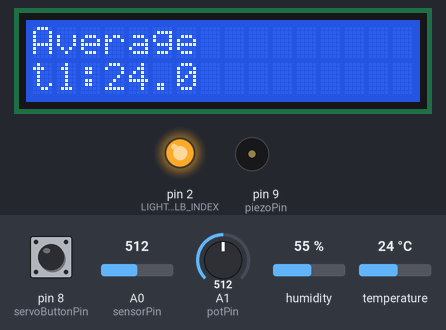
The sketch below on a simulated Arduino Uno, built with avr-gcc and run on an emulated ATmega328P. Shown: 16×2 character LCD, output pins drawn as LEDs (lit = HIGH), buzzer (waves = sounding). Inputs (shaded band) come from the test bench; at power-on: temperature 24 °C, A1 (potPin) = 512, pin 8 (servoButtonPin) LOW, A0 (sensorPin) = 512, humidity 55 %. What the sketch prints to the serial monitor is not drawn.

Above: at 4.3 s.
4.4 s: temperature set to 5.4 °C
At 6.0 s:
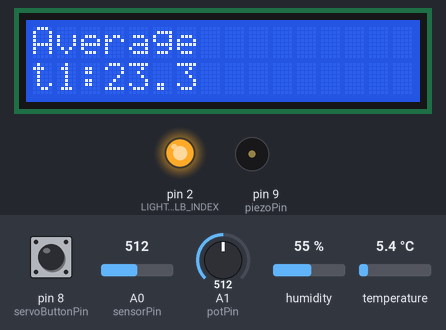
7.0 s: temperature set to 4.6 °C
At 8.0 s:
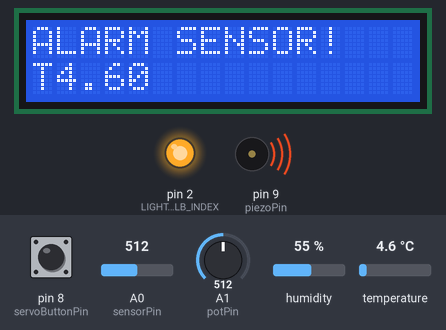
10.9 s: A1 (potPin) set to 716
At 12.21 s:
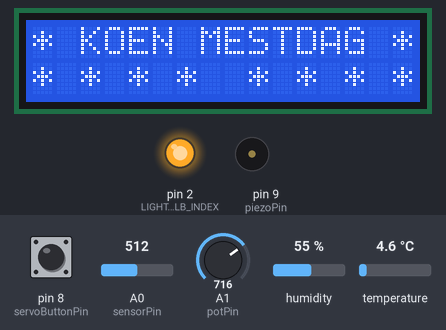
17.0 s: pin 8 (servoButtonPin) pulled HIGH for 0.4 s
At 18.3 s:
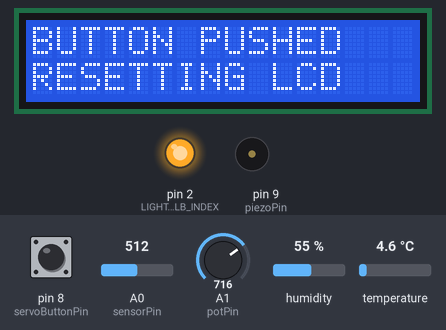
18.9 s: A1 (potPin) set to 306
At 19.16 s:
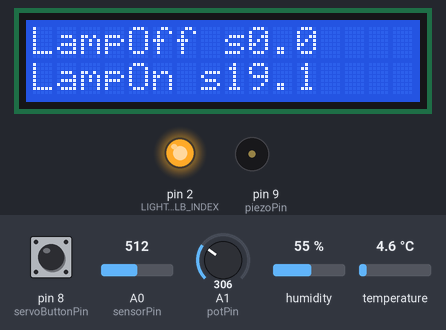
24.2 s: A1 (potPin) set to 30
At 25.3 s:
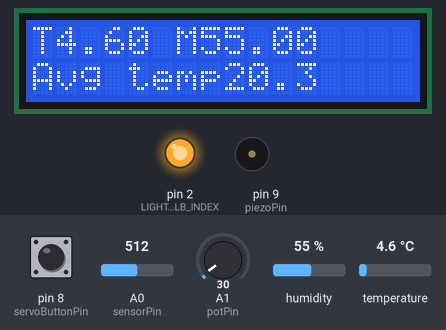
Timing chart, 0 to 31.3 s (numbered marks = the images above; inputs shaded):
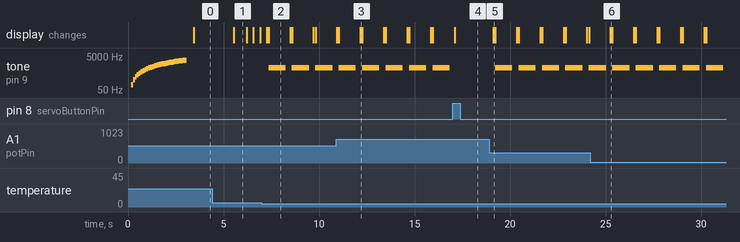

Measured:
- the behaviour switches between 5.1 and 5 °C on temperature (found by bisection; images 1 and 2)
- after the input at 4.4 s, the display: changes after 1.1 s (image 1)
- after the input at 7.0 s, tone on pin 9 (piezoPin): alternates 1000 Hz for 0.90 s and silent for 0.32 s, starting after 0.36 s; the display: first differs from a run without the input after 0.37 s (image 2)
- after the input at 10.9 s, the display: first differs from a run without the input after 1.3 s (image 3)
- after the input at 17.0 s, tone on pin 9 (piezoPin): stays silent (without the input it goes to 1000 Hz after 0.18 s); the display: changes after 0.11 s (image 4)
- after the input at 18.9 s, the display: changes after 0.21 s (image 5)
- after the input at 24.2 s, the display: changes after 1.1 s (image 6)

The sketch:

Arduino_temperature_moisture_lamp_display_without_servo.ino
```cpp
#include <DHT.h>

/*
  Arduino egg hatcher

  Parts required:
  - one TMP36 temperature sensor            // double check on breading temp
  - 1 red LEDs                              // shows when heating is on
  - 2 220 ohm resistor                      // protects LED, helps pushbutton
  - Velleman VMA311 (DHT11)                 // used for regulating breading temp & humidity
  - Relco VLM 99085 snoerdimmer             // used for diming IR light
  - Velleman 4 channel relay module VMA400  // IR light switch

  created 9 februari 2019
  by Koen Mestdag

  This example code is part of the public domain.
*/

// lightbulbindex
const int LIGHT_BULB_INDEX = 2;

// *** Temperature reading ***
// target room temperature in Celsius
const float targetTemp = 37.0;

// Temperature DHT 22
#define DHTPIN22 10     // what pin we're connected to
#define DHTTYPE DHT22   // DHT 22  (AM2302)
DHT dht(DHTPIN22, DHTTYPE); // Initialize DHT sensor for normal 16mhz Arduino
float h; // humidity

// Analog temperature sensor
// named constant for the pin the temperature sensor nr 2 is connected to
const int sensorPin = A0;

// main temperature (Velleman temp reader VMA311)
// Fix the "floating" temperature reading
float averageTemperature1; // instantiate average
float temperature1Readings[25]; // use average of 25 readings because there is to much fluctuation
float temperature1;
float temperature1Correction = -0.0;   // manually adjust digital meter in relation to analog temp meter
float moist1 = 0.0;

// second temp measurement (standard Arduino)
// Fix the "floating" temperature reading
float averageTemperature2; // instantiate average
float temperature2Readings[25]; // use average of 25 readings because there is too much fluctuation
float temperature2;
float temperature2Correction = 0.0;   // manually adjust digital meter

// Set up the LCD
// include the LCD code library:
#include <LiquidCrystal.h>
// initialize the library with the numbers of the interface pins
LiquidCrystal lcd(12, 11, 6, 5, 4, 3);


// time variables
long startTime; // last turn time
// pushbutton to manually control the turn
const int servoButtonPin = 8;
int buttonState = 0;         // variable for reading the pushbutton status

// variables to know how long light is on / off
boolean lampOn = false;
long lampOnTime = 0;
long lampOffTime = 0;

// Alarm piezo
int piezoPin = 9;

// The lcd control
// the pin that is connected to the potentiometer
int const potPin = A1;
// the value of the potentiometer which stears lcd
int potVal;
// display rotator
int lcdSwitch = 0;


void setup() {
  // open a serial connection to display values on computer
  Serial.begin(9600);

  // set the LED / IR-lamp pin as outputs
  pinMode(LIGHT_BULB_INDEX, OUTPUT);
  // turn LAMP ON
  lampOn = true;
  digitalWrite(LIGHT_BULB_INDEX, HIGH);

  // start up the display
  // set up the number of columns and rows on the LCD
  lcd.begin(16, 2);
  // Print a message to the LCD.
  displayMessage("EGG BREADING", "MESTDAG");
  for(int i = 0; i < 30; ++i) {
    tone(piezoPin, (i * 100), 100);
    // display delay & make some music :-0
    delay(100);
  }

  int i;
  // initialize averageTemperature1
  temperature1 = measureTempDH22();
  for (i = 0; i < 25; i++) {
    temperature1Readings[i] = temperature1;
  }
  averageTemperature1 = temperature1;

  // initialize averageTemperature2
  temperature2 = getAnalogTemperatureReading(sensorPin);
  for (i = 0; i < 25; i++) {
    temperature2Readings[i] = temperature2;
  }
  averageTemperature2 = temperature2;


  // var to keep track of tilting
  // initialize the pushbutton pin as an input:
  pinMode(servoButtonPin, INPUT);

  Serial.print("STARTING WITH TARGET T = ");
  Serial.println(targetTemp);
  Serial.print("STARTED at ");
  Serial.println(temperature1);
}

void loop() {

  int i;
  temperature1 = measureTempDH22();    // read current temp
  moist1 = dht.readHumidity();
  if(temperature1 > 5) { // only when good reading: calculate moving temp and stear lamps
    averageTemperature1 = calculateAverage(temperature1Readings, 25, temperature1);
    Serial.println(String("Velleman temperature:" + String(temperature1, 1) + " AVG:" + String(averageTemperature1, 1) + " Humidity = " + String(moist1, 1)));

    // Turn light on / off to manipulate temperature
    // correct reading, proceed
    if (averageTemperature1 < (targetTemp - 0.5)) {
        // too cold: turn light on
        if(!lampOn) {        // lamp could be already on: check
          // start clock
          lampOnTime = millis();
          lampOn = true;
          digitalWrite(LIGHT_BULB_INDEX, HIGH);
          Serial.println(String("Turning lamp on at " + String(temperature1, 1)));
        }
    } else if ((averageTemperature1 > (targetTemp + 0.9)) || (temperature1 >= targetTemp + 2)) {
        // when average too warm: turn light off, of when to hot: immediately cool down!
        if(lampOn) {           // lamp could be already off: check
          // start clock
          lampOffTime = millis();
          lampOn = false;
          digitalWrite(LIGHT_BULB_INDEX, LOW);
          Serial.print("Turning lamp off at ");
          Serial.println(temperature1);
        }
    } else {
        // keep lamp on or off, temp is OK
    }
  } else {
    // meter malfunction!!
    tone(piezoPin, 1000, 900);        // arguments: piezopin, frequency 1000, ms to play)
    displayMessage("ALARM SENSOR!", String("T" + String(temperature1, 2)));
    Serial.println("ALARM: SENSOR 1 MALFUNCTION!!");
    delay(1000);
  }

  // second temp reading temperature to verify first
  temperature2 = getAnalogTemperatureReading(sensorPin);    // read current temp
  averageTemperature2 = calculateAverage(temperature2Readings, 25, temperature2);
  Serial.println("SECOND!!!:");
  Serial.println(averageTemperature2);

  long startPlus5min = (startTime + 300000);
  Serial.println(String("Starttime" + String(startTime) + " starttime " + String(startPlus5min)  + "  millis " +  String(millis())));

  /* Sound alarm when temperature drops! */
  if(startPlus5min < millis()) {      // if alarm not pauzed for 5' and has been minimum 5 mins sinds startup
    if(averageTemperature1 <= (targetTemp - 2)) {   // measured temperature is more then 2 degrees from target
      tone(piezoPin, 1000, 900);
      displayMessage(String("ALARM temp " + String(temperature1, 1)), String("Average T " + String(averageTemperature1, 2)));
      Serial.println("ALARM: Temperature to low!!");
      delay(2000);
    }
  }

  // Turn the eggs when manual button is pressed. If it is, the buttonState is HIGH.
  // OR turn the eggs every servoFrequency seconds (should be 8 hours)
  // -> read the state of the pushbutton value:
  buttonState = digitalRead(servoButtonPin);

  if(buttonState == HIGH) {
    Serial.println("BUTTON PRESSED!!");
    startTime = millis();  // pauze alarm
    // i am having a problem with scrambled chars on my lcd screen: so reset when buttonpressed :)
    lcd.begin(16, 2);
    displayMessage("BUTTON PUSHED", "RESETTING LCD");
    delay(2000);
  }

  // read the value of the potentio switch to switch text on display
  potVal = analogRead(potPin);

  // change the 1023 bits to 6 posibilities
  lcdSwitch = map(potVal, 0, 1023, 0, 6);
  Serial.print("Potentiometer: ");
  Serial.print(potVal);
  Serial.print(" lcdSwitch ");
  Serial.println(lcdSwitch);

  /* Display */
  String lcdText1;
  String lcdText2;
  if (lcdSwitch == 0) {
      // DISPLAY TARGETTEMP & SERVO ANGLE
      // DISPLAY MEASURED TEMP & HUMIDITY
      lcdText1 = String("T" + String(temperature1) + " M" + String(moist1));
      lcdText2 = String("Avg temp" + String(averageTemperature1, 1));
      Serial.println("case 0");
 } else if(lcdSwitch == 1) {
      // Display last / current lampoff time
      float varOff;
      varOff = getLampOffTime();
      lcdText1 = String("LampOff s" + String(varOff, 1));  // getLampOffTime()
      // Display last / current lampon time
      float varOn = 0;
      varOn = getLampOnTime();
      lcdText2 = String("LampOn s" + String(varOn, 1));   // getLampOnTime()
      Serial.println("case 1");
 } else if(lcdSwitch == 2) {
      // DISPLAY TEMP SENSORS
      lcdText1 = String("t1:" + String(temperature1, 1));
      lcdText2 = String("DHT1:" + String(dht.readTemperature(), 0) + " avg:" + String(averageTemperature1, 1));
      Serial.println("case 2");
 } else if(lcdSwitch == 3) {
      // DISPLAY AVG TEMP SENSORS
      lcdText1 = String("Average");
      lcdText2 = String("t1:" + String(averageTemperature1, 1));
      Serial.println("case 3");
  } else {
      // DISPLAY CREDITS
      lcdText1 = "* KOEN MESTDAG *";
      lcdText2 = "* * * *  * * * *";
      Serial.println("case default");
  }
  displayMessage(lcdText1, lcdText2);

  // wait for x * 1000ms so that the lamps do not keep going on and off
  delay(100);
}

float measureTempDH22() {
  // Reading temperature or humidity takes about 250 milliseconds!
  // Sensor readings may also be up to 2 seconds 'old' (its a very slow sensor)
  h = dht.readHumidity();
  // Read temperature as Celsius
  float t = dht.readTemperature();
  // Read temperature as Fahrenheit
  float f = dht.readTemperature(true);

  // Check if any reads failed and exit early (to try again).
  if (isnan(h) || isnan(t) || isnan(f)) {
    Serial.println("Failed to read from DHT sensor!");
    return -1.0;
  }

  Serial.print("Humidity: ");
  Serial.print(h);
  Serial.print(" %\t");
  Serial.print("Temperature: ");
  Serial.print(t);
  Serial.println(" *C ");

  return t;
}

/* Temperature sensor 2 reader */
float getAnalogTemperatureReading(int pin) {
  float result;
  // read the value on AnalogIn pin 0 (temp sensor) and store it in a variable
  int sensorVal = analogRead(pin);
  // convert the ADC reading to voltage
  float voltage = (sensorVal / 1024.0) * 5.0;
  // convert the voltage to temperature in degrees C
  // the sensor changes 10 mV per degree
  // the datasheet says there's a 500 mV offset
  // => ((voltage - 500 mV*1V/1000mV) times 1000mV/1V/10mV)
  result = ((voltage - .5) * 100);
  result = result + temperature2Correction;

  Serial.print("Temperature sensor 2");
  Serial.println(result);

  return result;
}


/* Returns string of length len, by appending spaces to the right */
String appendSpaces(String text, int len) {
  String iText = text;
  if(iText.length() > len) {
    iText = iText.substring(1, len + 1);
  }
  while (iText.length() < len) {
    iText.concat(" "); // keep adding spaces until length is achieved
  };
  return iText;
}

/* Renders message on lcd display */
void displayMessage(String message1, String message2) {
  // Print a message to the LCD.
  lcd.setCursor(0, 0);
  lcd.print(appendSpaces(message1, 16));
  // set the cursor to column 0, line 1
  lcd.setCursor(0, 1);
  lcd.print(appendSpaces(message2, 16));
}

float getLampOnTime() {
  float referenceTimeOn;
  if(lampOn) {
    referenceTimeOn = millis();
  } else {
    referenceTimeOn = lampOffTime;
  }
  float timeOnCollapsed = ((referenceTimeOn - lampOnTime) / 1000);
  return timeOnCollapsed;
}

float getLampOffTime() {
  float referenceTimeOff;
  if(lampOn) {
    referenceTimeOff = lampOnTime;  // lamp is now on:  measure the off time between last lamp off time and last lamp on
  } else {
    referenceTimeOff = millis();    // lamp is now off: measure the off time between lamp off starttime and current time
  }
  float timeOffCollapsed = (referenceTimeOff - lampOffTime) / 1000;
  return timeOffCollapsed;
}

/* Calculate the average temperature */
float calculateAverage(float temperatureReadings[], int arraySize, float newTemperature) {
    float averageTemperature = 0;
    for (int i = (arraySize - 1); i > 0; i--) {
      averageTemperature = averageTemperature + temperatureReadings[i];
      temperatureReadings[i] = temperatureReadings[i - 1];
    }
    temperatureReadings[0] = newTemperature; // add current reading
    averageTemperature = averageTemperature + temperatureReadings[0];
    averageTemperature = averageTemperature / arraySize; // calculate average: sum all and devide by number of readings
    Serial.println(String("Velleman temperature:" + String(newTemperature, 1) + " AVG:" + String(averageTemperature, 1)));
    return averageTemperature;
}
```
